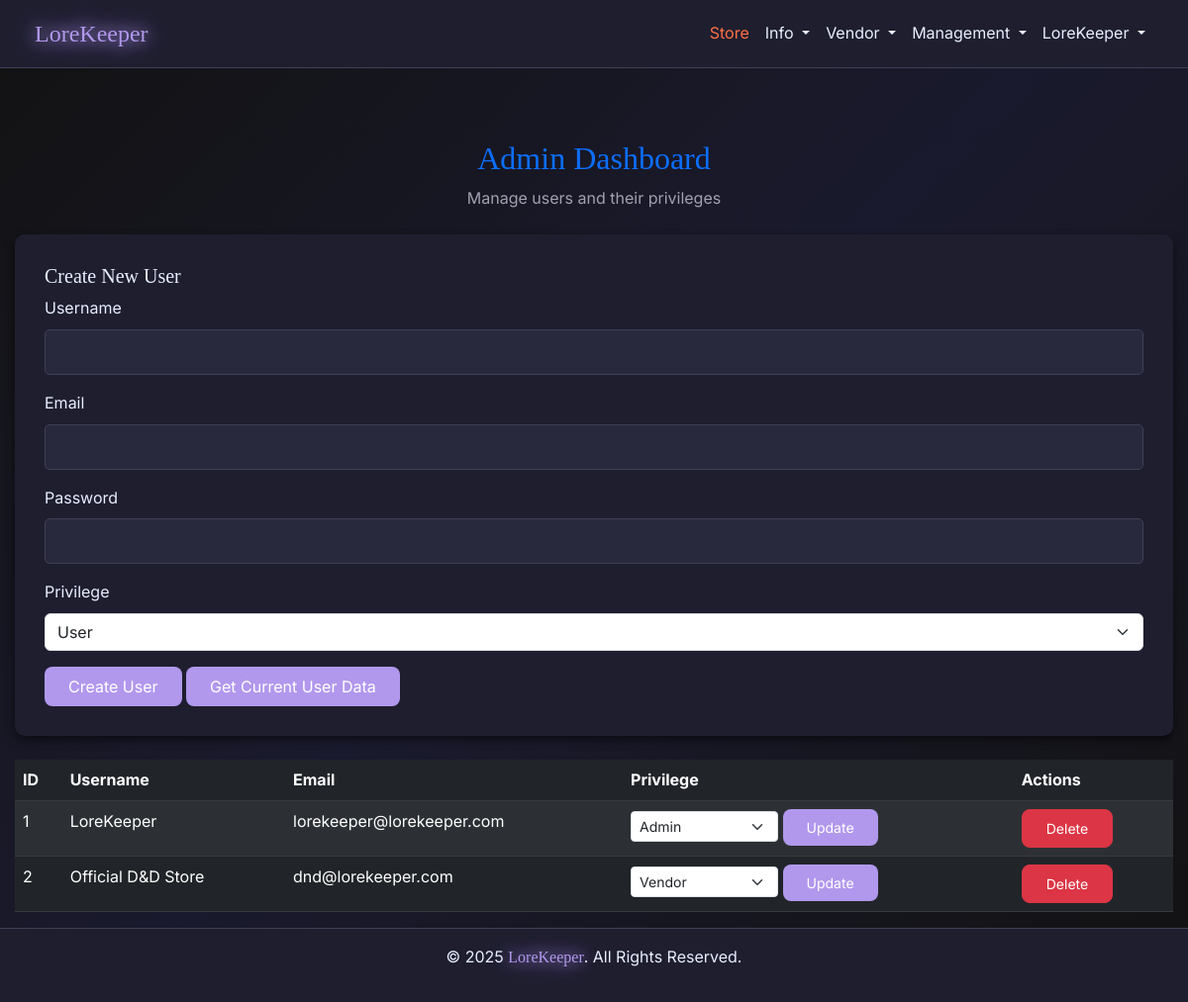
The page /admin (signed in) on the database its author committed.
### models.py (models this page shows)
class User(db.Model):
    __tablename__ = 'users'
    id = db.Column(db.Integer, primary_key=True)
    username = db.Column(db.String(64), nullable=False)
    email = db.Column(db.String(128), unique=True, nullable=False)
    password = db.Column(db.String(128), nullable=False)
    privilege_id = db.Column(
        db.Integer, db.ForeignKey('privileges.id'), default=1)
    created_at = db.Column(db.DateTime, default=datetime.utcnow)
    purchases = db.relationship('Purchase', backref='user', lazy=True)
    subscriptions = db.relationship('Subscription', backref='user', lazy=True)
    receipts = db.relationship('Receipt', backref='user', lazy=True)
    balance = db.Column(db.Float, default=0)
    pending_balance = db.Column(db.Float, default=0)

class Privilege(db.Model):
    __tablename__ = 'privileges'
    id = db.Column(db.Integer, primary_key=True)
    name = db.Column(db.String(64), nullable=False, unique=True)
    description = db.Column(db.String(256))

### app.py (the view, shortened to what this page needs)
@app.route("/admin", methods=["GET", "POST"])
def admin_dashboard():
    if session.get("privilege_id") != 999:  # Assuming 2 is Admin privilege ID
        flash("Access denied! Admins only.", "danger")
        return redirect(url_for("home"))
    users = User.query.all()
    privileges = Privilege.query.all()
    return render_template("admin.html", users=users, privileges=privileges)

### app.py (called while the page is built)
@app.after_request
def add_header(response):
    response.headers["Cache-Control"] = "no-store"
    return response

@app.before_request
def before_request():
    try:
        if session.get("user_id"):
            session.permanent = True
        else:
            getCookie()
    except Exception:
        session.clear()

### templates/admin.html (shortened to what this page needs)
{% extends "nav_footer_template.html" %}
{% block content %}
<div class="container mt-5">
  <h2 class="text-center text-primary">Admin Dashboard</h2>
  <p class="text-center text-muted">Manage users and their privileges</p>
  <div class="card my-4">
    <div class="card-body">
      <h5 class="card-title">Create New User</h5>
      <form method="POST" action="{{ url_for('admin_dashboard') }}">
        <div class="mb-3">
          <label for="username" class="form-label">Username</label>
          <input type="text" class="form-control" id="username" name="username" required>
        </div>
        <div class="mb-3">
          <label for="email" class="form-label">Email</label>
          <input type="email" class="form-control" id="email" name="email" required>
        </div>
        <div class="mb-3">
          <label for="password" class="form-label">Password</label>
          <input type="password" class="form-control" id="password" name="password" required>
        </div>
        <div class="mb-3">
          <label for="privilege_id" class="form-label">Privilege</label>
          <select class="form-select" id="privilege_id" name="privilege_id">
            {% for privilege in privileges %}
            <option value="{{ privilege.id }}">{{ privilege.name }}</option>
            {% endfor %}
          </select>
        </div>
        <button type="submit" name="create_user" class="btn btn-primary">Create User</button>
        <button type="button" name="get_userdata" class="btn btn-primary" id="get_userdata">Get Current User Data</button>
      </form>
    </div>
  </div>
  <table class="table table-dark table-striped">
    <thead>
      <tr>
        <th>ID</th>
        <th>Username</th>
        <th>Email</th>
        <th>Privilege</th>
        <th>Actions</th>
      </tr>
    </thead>
    <tbody>
      {% for user in users %}
      <tr>
        <td>{{ user.id }}</td>
        <td>{{ user.username }}</td>
        <td>{{ user.email }}</td>
        <td>
          <form method="POST" action="{{ url_for('update_user', user_id=user.id) }}" class="d-inline">
            <select name="privilege_id" class="form-select form-select-sm d-inline w-auto">
              {% for privilege in privileges %}
              <option value="{{ privilege.id }}" {% if privilege.id == user.privilege_id %}selected{% endif %}>
                {{ privilege.name }}
              </option>
              {% endfor %}
            </select>
            <button type="submit" class="btn btn-sm btn-primary">Update</button>
          </form>
        </td>
        <td>
          <form method="POST" action="{{ url_for('delete_user', user_id=user.id) }}" class="d-inline">
            <button type="submit" class="btn btn-sm btn-danger">Delete</button>
          </form>
        </td>
      </tr>
      {% endfor %}
    </tbody>
  </table>
</div>
{% endblock %}

### static/css/style.css (style rules this page uses)
:root { --background-color: #121212; --text-color: #E8EFFF; --text-muted: #a1a1b1; --accent-color: #b198ed; --card-background: #1e1e2f; --input-background: #29293d; --input-border: #404056; --btn-hover: #9b84d6; --store-btn-color: #ff7043; --store-btn-hover: #ff5722; --card-shadow: rgba(0, 0, 0, 0.5); --section-padding: 60px; --element-spacing: 20px; --heading-font: 'Cinzel', serif; --body-font: 'Inter', sans-serif; }
body { margin: 0; padding: 0; font-family: var(--body-font); background: linear-gradient(135deg, #121212, #1a1a2e, #121212); background-size: cover; background-repeat: no-repeat; background-attachment: fixed; color: var(--text-color); line-height: 1.6; display: flex; flex-direction: column; min-height: 100vh; overflow-x: hidden; }
.card, .card-header, .card-body { background-color: var(--card-background); color: var(--text-color); border: none; border-radius: 10px; box-shadow: 0 4px 10px var(--card-shadow); }
.form-label { color: var(--text-muted); }
.form-control { background-color: var(--input-background); border: 1px solid var(--input-border); color: var(--text-color); font-family: var(--body-font); }
.text-muted { color: var(--text-muted) !important; }
.text-center { text-align: center; }
.container { width: 100%; max-width: 1200px; margin: 0 auto; padding: 0 15px; box-sizing: border-box; }
.card { background-color: var(--card-background); color: var(--text-color); border: none; border-radius: 10px; box-shadow: 0 4px 10px var(--card-shadow); transition: all 0.3s ease; overflow: hidden; }
.card-body { padding: 30px; background-color: var(--card-background); border-radius: 0 0 10px 10px; }
.form-label { color: var(--text-color) !important; font-size: 1rem; }
.form-control { background-color: var(--input-background); border: 1px solid var(--input-border); color: var(--text-color); padding: 10px; border-radius: 5px; font-family: var(--body-font); }
.card { background-color: var(--card-background); color: var(--text-color); border: none; border-radius: 10px; box-shadow: 0 4px 10px var(--card-shadow); }
.card-body { padding: 30px; }
.form-label { color: var(--text-color); font-size: 1rem; }
.btn-primary { background-color: var(--accent-color); border: none; transition: background-color 0.3s ease, transform 0.2s ease; }
.btn { border-radius: 8px; padding: 0.5rem 1.5rem; transition: all 0.3s ease; font-family: var(--body-font); }
h1, h2, h3, h4, h5, h6 { font-family: var(--heading-font); }

### rows shown on the page
User: id "1", username "LoreKeeper", email "lorekeeper@lorekeeper.com", privilege_id "Admin"
User: id "2", username "Official D&D Store", email "dnd@lorekeeper.com", privilege_id "Vendor"

### other values the page prints
{{ session['username'] }} "LoreKeeper"
form field privilege_id "User"
